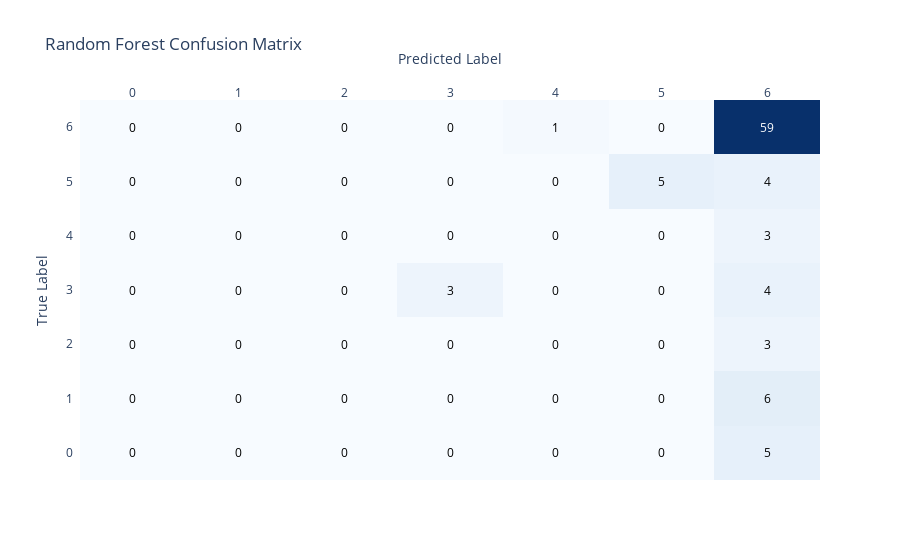

Notebook cell for this chart:
### Code cell
from sklearn.ensemble import RandomForestClassifier

rfc = RandomForestClassifier(random_state=42)
rfc.fit(X_train, y_train)

# Predictions
rfc_test_predict = rfc.predict(testingX)

# Print the accuracy
print(f'Random Forest Accuracy: {accuracy_score(testingY, rfc_test_predict)}')

# Classification report and confusion matrix
report_rfc = classification_report(testingY, rfc_test_predict)
print(report_rfc)

cm_rfc = confusion_matrix(testingY, rfc_test_predict)
cm_df_rfc = pd.DataFrame(cm_rfc, index=[str(i) for i in range(cm_rfc.shape[0])], columns=[str(i) for i in range(cm_rfc.shape[1])])

fig_rfc = ff.create_annotated_heatmap(
    z=cm_df_rfc.values,
    x=list(cm_df_rfc.columns),
    y=list(cm_df_rfc.index),
    annotation_text=cm_df_rfc.values,
    colorscale='Blues'
)
fig_rfc.update_layout(title='Random Forest Confusion Matrix', xaxis_title='Predicted Label', yaxis_title='True Label')
fig_rfc.show()

### Figure 1 — Plotly figure (JSON) as saved in the notebook; plotly's stock layout.template omitted (floating-point values rounded to 4 significant figures)
{"data": [{"colorscale": [[0, "rgb(247,251,255)"], [0.125, "rgb(222,235,247)"], [0.25, "rgb(198,219,239)"], [0.375, "rgb(158,202,225)"], [0.5, "rgb(107,174,214)"], [0.625, "rgb(66,146,198)"], [0.75, "rgb(33,113,181)"], [0.875, "rgb(8,81,156)"], [1, "rgb(8,48,107)"]], "reversescale": false, "showscale": false, "type": "heatmap", "x": ["0", "1", "2", "3", "4", "5", "6"], "y": ["0", "1", "2", "3", "4", "5", "6"], "z": [[0, 0, 0, 0, 0, 0, 5], [0, 0, 0, 0, 0, 0, 6], [0, 0, 0, 0, 0, 0, 3], [0, 0, 0, 3, 0, 0, 4], [0, 0, 0, 0, 0, 0, 3], [0, 0, 0, 0, 0, 5, 4], [0, 0, 0, 0, 1, 0, 59]]}], "layout": {"annotations": [{"font": {"color": "#000000"}, "showarrow": false, "text": "0", "x": "0", "xref": "x", "y": "0", "yref": "y"}, {"font": {"color": "#000000"}, "showarrow": false, "text": "0", "x": "1", "xref": "x", "y": "0", "yref": "y"}, {"font": {"color": "#000000"}, "showarrow": false, "text": "0", "x": "2", "xref": "x", "y": "0", "yref": "y"}, {"font": {"color": "#000000"}, "showarrow": false, "text": "0", "x": "3", "xref": "x", "y": "0", "yref": "y"}, {"font": {"color": "#000000"}, "showarrow": false, "text": "0", "x": "4", "xref": "x", "y": "0", "yref": "y"}, {"font": {"color": "#000000"}, "showarrow": false, "text": "0", "x": "5", "xref": "x", "y": "0", "yref": "y"}, {"font": {"color": "#000000"}, "showarrow": false, "text": "5", "x": "6", "xref": "x", "y": "0", "yref": "y"}, {"font": {"color": "#000000"}, "showarrow": false, "text": "0", "x": "0", "xref": "x", "y": "1", "yref": "y"}, {"font": {"color": "#000000"}, "showarrow": false, "text": "0", "x": "1", "xref": "x", "y": "1", "yref": "y"}, {"font": {"color": "#000000"}, "showarrow": false, "text": "0", "x": "2", "xref": "x", "y": "1", "yref": "y"}, {"font": {"color": "#000000"}, "showarrow": false, "text": "0", "x": "3", "xref": "x", "y": "1", "yref": "y"}, {"font": {"color": "#000000"}, "showarrow": false, "text": "0", "x": "4", "xref": "x", "y": "1", "yref": "y"}, {"font": {"color": "#000000"}, "showarrow": false, "text": "0", "x": "5", "xref": "x", "y": "1", "yref": "y"}, {"font": {"color": "#000000"}, "showarrow": false, "text": "6", "x": "6", "xref": "x", "y": "1", "yref": "y"}, {"font": {"color": "#000000"}, "showarrow": false, "text": "0", "x": "0", "xref": "x", "y": "2", "yref": "y"}, {"font": {"color": "#000000"}, "showarrow": false, "text": "0", "x": "1", "xref": "x", "y": "2", "yref": "y"}, {"font": {"color": "#000000"}, "showarrow": false, "text": "0", "x": "2", "xref": "x", "y": "2", "yref": "y"}, {"font": {"color": "#000000"}, "showarrow": false, "text": "0", "x": "3", "xref": "x", "y": "2", "yref": "y"}, {"font": {"color": "#000000"}, "showarrow": false, "text": "0", "x": "4", "xref": "x", "y": "2", "yref": "y"}, {"font": {"color": "#000000"}, "showarrow": false, "text": "0", "x": "5", "xref": "x", "y": "2", "yref": "y"}, {"font": {"color": "#000000"}, "showarrow": false, "text": "3", "x": "6", "xref": "x", "y": "2", "yref": "y"}, {"font": {"color": "#000000"}, "showarrow": false, "text": "0", "x": "0", "xref": "x", "y": "3", "yref": "y"}, {"font": {"color": "#000000"}, "showarrow": false, "text": "0", "x": "1", "xref": "x", "y": "3", "yref": "y"}, {"font": {"color": "#000000"}, "showarrow": false, "text": "0", "x": "2", "xref": "x", "y": "3", "yref": "y"}, {"font": {"color": "#000000"}, "showarrow": false, "text": "3", "x": "3", "xref": "x", "y": "3", "yref": "y"}, {"font": {"color": "#000000"}, "showarrow": false, "text": "0", "x": "4", "xref": "x", "y": "3", "yref": "y"}, {"font": {"color": "#000000"}, "showarrow": false, "text": "0", "x": "5", "xref": "x", "y": "3", "yref": "y"}, {"font": {"color": "#000000"}, "showarrow": false, "text": "4", "x": "6", "xref": "x", "y": "3", "yref": "y"}, {"font": {"color": "#000000"}, "showarrow": false, "text": "0", "x": "0", "xref": "x", "y": "4", "yref": "y"}, {"font": {"color": "#000000"}, "showarrow": false, "text": "0", "x": "1", "xref": "x", "y": "4", "yref": "y"}, {"font": {"color": "#000000"}, "showarrow": false, "text": "0", "x": "2", "xref": "x", "y": "4", "yref": "y"}, {"font": {"color": "#000000"}, "showarrow": false, "text": "0", "x": "3", "xref": "x", "y": "4", "yref": "y"}, {"font": {"color": "#000000"}, "showarrow": false, "text": "0", "x": "4", "xref": "x", "y": "4", "yref": "y"}, {"font": {"color": "#000000"}, "showarrow": false, "text": "0", "x": "5", "xref": "x", "y": "4", "yref": "y"}, {"font": {"color": "#000000"}, "showarrow": false, "text": "3", "x": "6", "xref": "x", "y": "4", "yref": "y"}, {"font": {"color": "#000000"}, "showarrow": false, "text": "0", "x": "0", "xref": "x", "y": "5", "yref": "y"}, {"font": {"color": "#000000"}, "showarrow": false, "text": "0", "x": "1", "xref": "x", "y": "5", "yref": "y"}, {"font": {"color": "#000000"}, "showarrow": false, "text": "0", "x": "2", "xref": "x", "y": "5", "yref": "y"}, {"font": {"color": "#000000"}, "showarrow": false, "text": "0", "x": "3", "xref": "x", "y": "5", "yref": "y"}, {"font": {"color": "#000000"}, "showarrow": false, "text": "0", "x": "4", "xref": "x", "y": "5", "yref": "y"}, {"font": {"color": "#000000"}, "showarrow": false, "text": "5", "x": "5", "xref": "x", "y": "5", "yref": "y"}, {"font": {"color": "#000000"}, "showarrow": false, "text": "4", "x": "6", "xref": "x", "y": "5", "yref": "y"}, {"font": {"color": "#000000"}, "showarrow": false, "text": "0", "x": "0", "xref": "x", "y": "6", "yref": "y"}, {"font": {"color": "#000000"}, "showarrow": false, "text": "0", "x": "1", "xref": "x", "y": "6", "yref": "y"}, {"font": {"color": "#000000"}, "showarrow": false, "text": "0", "x": "2", "xref": "x", "y": "6", "yref": "y"}, {"font": {"color": "#000000"}, "showarrow": false, "text": "0", "x": "3", "xref": "x", "y": "6", "yref": "y"}, {"font": {"color": "#000000"}, "showarrow": false, "text": "1", "x": "4", "xref": "x", "y": "6", "yref": "y"}, {"font": {"color": "#000000"}, "showarrow": false, "text": "0", "x": "5", "xref": "x", "y": "6", "yref": "y"}, {"font": {"color": "#FFFFFF"}, "showarrow": false, "text": "59", "x": "6", "xref": "x", "y": "6", "yref": "y"}], "title": {"text": "Random Forest Confusion Matrix"}, "xaxis": {"dtick": 1, "gridcolor": "rgb(0, 0, 0)", "side": "top", "ticks": "", "title": {"text": "Predicted Label"}}, "yaxis": {"dtick": 1, "ticks": "", "ticksuffix": "  ", "title": {"text": "True Label"}}}}
